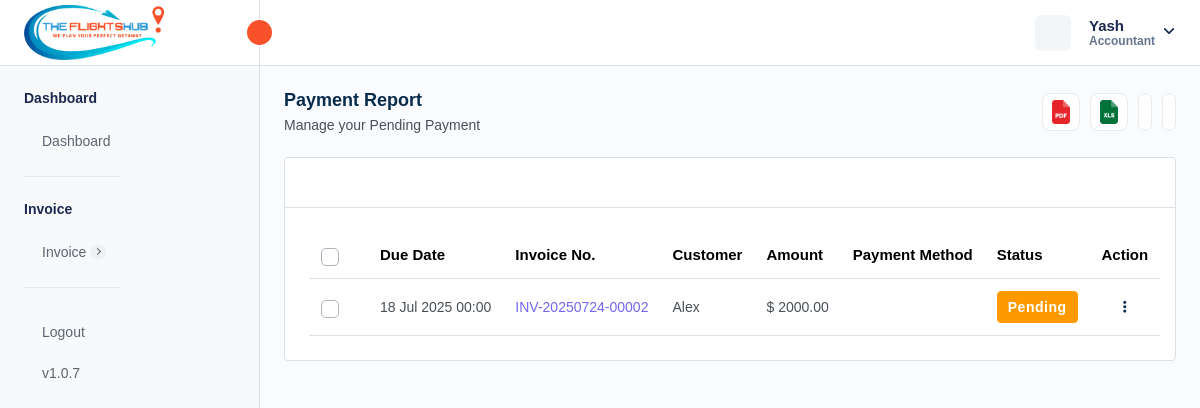
Page /payment-pending.php (signed in) on the committed database.
### tables this page shows
CREATE TABLE `company_settings` (
  `company_id` int NOT NULL AUTO_INCREMENT,
  `company_name` varchar(255) DEFAULT NULL,
  `company_email` varchar(255) DEFAULT NULL,
  `company_phone` varchar(20) DEFAULT NULL,
  `company_website` varchar(255) DEFAULT NULL,
  `company_logo` varchar(255) DEFAULT NULL,
  `favicon` varchar(255) DEFAULT NULL,
  `address` text,
  `country` varchar(100) DEFAULT NULL,
  `state` varchar(100) DEFAULT NULL,
  `city` varchar(100) DEFAULT NULL,
  `postal_code` varchar(20) DEFAULT NULL,
  `gst_number` varchar(255) DEFAULT NULL,
  `bz_number` varchar(255) DEFAULT NULL,
  `created_at` timestamp NULL DEFAULT CURRENT_TIMESTAMP,
  `updated_at` timestamp NULL DEFAULT CURRENT_TIMESTAMP ON UPDATE CURRENT_TIMESTAMP,
  PRIMARY KEY (`company_id`)
);

CREATE TABLE `invoice` (
  `invoice_id` int NOT NULL AUTO_INCREMENT,
  `invoice_number` varchar(255) NOT NULL,
  `invoice_title` varchar(255) DEFAULT NULL,
  `payment_method` enum('CREDIT_CARD','DEBIT_CARD','CASH','CASH_DEPOSIT','NET_BANKING','PAYPAL','OTHER') NOT NULL,
  `transaction_id` varchar(255) DEFAULT NULL,
  `status` enum('PAID','PENDING','CANCELLED','REFUNDED') NOT NULL,
  `airline_name` text,
  `travel_date` varchar(45) DEFAULT NULL,
  `due_date` varchar(255) DEFAULT NULL,
  `customer_name` varchar(255) DEFAULT NULL,
  `service_id` json DEFAULT NULL,
  `from_location` text,
  `to_location` text,
  `customer_address` longtext,
  `description` longtext,
  `reminder_enabled` int NOT NULL DEFAULT '0',
  `reminder_count` int NOT NULL DEFAULT '0',
  `organization` varchar(255) DEFAULT NULL,
  `passenger_details` json DEFAULT NULL,
  `total_amount` decimal(10,2) NOT NULL,
  `created_at` timestamp NULL DEFAULT CURRENT_TIMESTAMP,
  `updated_at` timestamp NULL DEFAULT CURRENT_TIMESTAMP ON UPDATE CURRENT_TIMESTAMP,
  `created_by` int NOT NULL,
  `is_active` int NOT NULL DEFAULT '1',
  PRIMARY KEY (`invoice_id`),
  UNIQUE KEY `invoice_number_UNIQUE` (`invoice_number`),
  UNIQUE KEY `transaction_id_UNIQUE` (`transaction_id`)
);

CREATE TABLE `localization_settings` (
  `id` int NOT NULL AUTO_INCREMENT,
  `language` varchar(50) DEFAULT 'English',
  `timezone` varchar(100) DEFAULT 'UTC',
  `date_format` varchar(20) DEFAULT 'd M Y',
  `time_format` varchar(10) DEFAULT '12',
  `currency_id` int DEFAULT NULL,
  `created_at` datetime DEFAULT CURRENT_TIMESTAMP,
  `updated_at` datetime DEFAULT CURRENT_TIMESTAMP ON UPDATE CURRENT_TIMESTAMP,
  PRIMARY KEY (`id`)
);

CREATE TABLE `currency` (
  `currency_id` int NOT NULL AUTO_INCREMENT,
  `currency_name` varchar(255) DEFAULT NULL,
  `currency_code` varchar(45) DEFAULT NULL,
  `currency_symbol` varchar(45) DEFAULT NULL,
  `currency_rate` decimal(10,2) DEFAULT NULL,
  `created_at` timestamp NULL DEFAULT CURRENT_TIMESTAMP,
  `updated_at` timestamp NULL DEFAULT NULL,
  `is_active` int DEFAULT '1',
  PRIMARY KEY (`currency_id`)
);

### payment-pending.php (the view, shortened to what this page needs)
<?php
require "./database/config.php";
try {
    $stmtFetchInvoices = $db->prepare("SELECT * FROM invoice
    WHERE invoice.status = 'PENDING' AND invoice.is_active = 1
    ");
    if ($stmtFetchInvoices->execute()) {
        $invoices = $stmtFetchInvoices->get_result();
    } else {
        $_SESSION['error'] = 'Error for fetching customers';
    }
    $stmtFetchCompanySettings = $db->prepare("SELECT * FROM company_settings");
    $stmtFetchCompanySettings->execute();
    $companySettings = $stmtFetchCompanySettings->get_result()->fetch_array(MYSQLI_ASSOC);
    $stmtFetchLocalizationSettings = $db->prepare("SELECT * FROM localization_settings INNER JOIN currency ON localization_settings.currency_id = currency.currency_id;");
    $stmtFetchLocalizationSettings->execute();
    $localizationSettings = $stmtFetchLocalizationSettings->get_result()->fetch_array(MYSQLI_ASSOC);
} catch (Exception $e) {
    $_SESSION['error'] = $e;
}
?>
<!DOCTYPE html>
<html lang="en">
<head>
    <link rel="stylesheet" href="assets/css/bootstrap.min.css" />
    <link rel="stylesheet" href="assets/css/bootstrap-datetimepicker.min.css" />
    <link rel="stylesheet" href="assets/plugins/daterangepicker/daterangepicker.css" />
    <link rel="stylesheet" href="assets/css/animate.css" />
    <link rel="stylesheet" href="assets/plugins/select2/css/select2.min.css" />
    <link rel="stylesheet" href="assets/css/dataTables.bootstrap5.min.css" />
    <link rel="stylesheet" href="assets/plugins/fontawesome/css/fontawesome.min.css" />
    <link rel="stylesheet" href="assets/plugins/fontawesome/css/all.min.css" />
    <link rel="stylesheet" href="assets/css/style.css" />
    <link rel="stylesheet" href="https://cdn.jsdelivr.net/npm/notyf@3/notyf.min.css" />
</head>
<body>
    <div class="main-wrapper">
        <div class="header">
            <?php require_once("header.php"); ?>
        </div>
        <div class="sidebar" id="sidebar">
            <?php require_once("sidebar.php"); ?>
        </div>
        <div class="page-wrapper">
            <div class="content">
                <div class="page-header justify-content-between">
                    <div class="page-title">
                        <h4>Payment Report</h4>
                        <h6>Manage your Pending Payment</h6>
                    </div>
                    <ul class="table-top-head">
                        <li>
                            <a data-bs-toggle="tooltip" onclick="exportToPDF()" data-bs-placement="top" title="Pdf"><img
                                    src="assets/img/icons/pdf.svg" alt="img" /></a>
                        </li>
                        <li>
                            <a data-bs-toggle="tooltip" onclick="exportToExcel()" data-bs-placement="top"
                                title="Excel"><img src="assets/img/icons/excel.svg" alt="img" /></a>
                        </li>
                        <li>
                            <a href="" data-bs-toggle="tooltip" data-bs-placement="top" title="Refresh"></a>
                        </li>
                        <li>
                            <a data-bs-toggle="tooltip" data-bs-placement="top" title="Collapse" id="collapse-header"></a>
                        </li>
                    </ul>
                </div>
                <div class="card table-list-card">
                    <div class="card-body">
                        <div class="table-top">
                            <div class="search-set">
                                <div class="search-input">
                                    <a href="" class="btn btn-searchset"></a>
                                </div>
                            </div>
                        </div>
                        <div class="table-responsive">
                            <table id="myTable" class="table datanew">
                                <thead>
                                    <tr>
                                        <th class="no-sort">
                                            <label class="checkboxs">
                                                <span class="checkmarks"></span>
                                            </label>
                                        </th>
                                        <th>Due Date</th>
                                        <th>Invoice No.</th>
                                        <th>Customer</th>
                                        <th>Amount</th>
                                        <th>Payment Method</th>
                                        <th>Status</th>
                                        <th class="no-sort text-center">Action</th>
                                    </tr>
                                </thead>
                                <tbody>
                                    <?php foreach ($invoices->fetch_all(MYSQLI_ASSOC) as $invoice) { ?>
                                        <tr>
                                            <td>
                                                <label class="checkboxs">
                                                    <span class="checkmarks"></span>
                                                </label>
                                            </td>
                                            <td><?php $date = new DateTime($invoice['due_date']);
                                            echo $date->format(isset($localizationSettings["date_format"]) ? $localizationSettings["date_format"] : "d M Y") ?>
                                            </td>
                                            <td class="ref-number" c><?php echo $invoice['invoice_number'] ?></td>
                                            <td>
                                                <?php echo $invoice['customer_name'] ?>
                                            </td>
                                            <td>
                                                <?php echo (isset($localizationSettings["currency_symbol"]) ? $localizationSettings["currency_symbol"] : "$") . " " . $invoice['total_amount'] ?>
                                            </td>
                                            <td class="payment-info">
                                            </td>
                                            <td>
                                                <?php if ($invoice['status'] == 'PAID') { ?>
                                                    <span class="badge badge-lg bg-success">Paid</span>
                                                <?php } elseif ($invoice['status'] == 'CANCELLED') { ?>
                                                    <span class="badge badge-lg bg-danger">Cancelled</span>
                                                <?php } elseif ($invoice['status'] == 'PENDING') { ?>
                                                    <span class="badge badge-lg bg-warning">Pending</span>
                                                <?php } elseif ($invoice['status'] == 'REFUNDED') { ?>
                                                    <span class="badge badge-lg bg-primary">Refunded</span>
                                                <?php } ?>
                                            </td>
                                            <td class="text-center">
                                                <a class="action-set" href="javascript:void(0);" data-bs-toggle="dropdown"
                                                    aria-expanded="true">
                                                    <i class="fa fa-ellipsis-v" aria-hidden="true"></i>
                                                </a>
                                            </td>
                                        </tr>
                                    <?php } ?>
                                </tbody>
                            </table>
                        </div>
                    </div>
                </div>
            </div>
        </div>
    </div>
</body>
</html>

### header.php (shortened to what this page needs)
<div class="header">
    <div class="header-left active">
        <a href="admin-dashboard.php" class="logo logo-normal">
            <img src="<?= isset($companySettings['company_logo']) ? $companySettings['company_logo'] : "assets/img/logo/vis-logo.png" ?>" alt="" />
        </a>
        <a id="toggle_btn" href="javascript:void(0);">
            <i data-feather="chevrons-left" class="feather-16"></i>
        </a>
    </div>
    <ul class="nav user-menu">
        <li class="nav-item nav-item-box">
            <a href="javascript:void(0);" id="btnFullscreen">
            </a>
        </li>
        <li class="nav-item dropdown has-arrow main-drop">
            <a href="javascript:void(0);" class="dropdown-toggle nav-link userset" data-bs-toggle="dropdown">
                <span class="user-info">
                    <span class="user-detail">
                        <span
                            class="user-name"><?php echo isset($_SESSION['admin_name']) ? $_SESSION['admin_name'] : "Vibrantick" ?></span>
                        <span class="user-role"><?php echo isset($_SESSION['admin_role']) ? $_SESSION['admin_role'] : "Admin"  ?></span>
                    </span>
                </span>
            </a>
        </li>
    </ul>
</div>

### rows in the picture
company_settings: company_logo (picture)
invoice: due_date.date_format "18 Jul 2025 00:00", invoice_number "INV-20250724-00002", customer_name "Alex", total_amount "2000.00", status "Pending"
currency: currency_symbol "$"

### other values in the picture
$_SESSION['admin_name'] "Yash"
$_SESSION['admin_role'] "Accountant"
